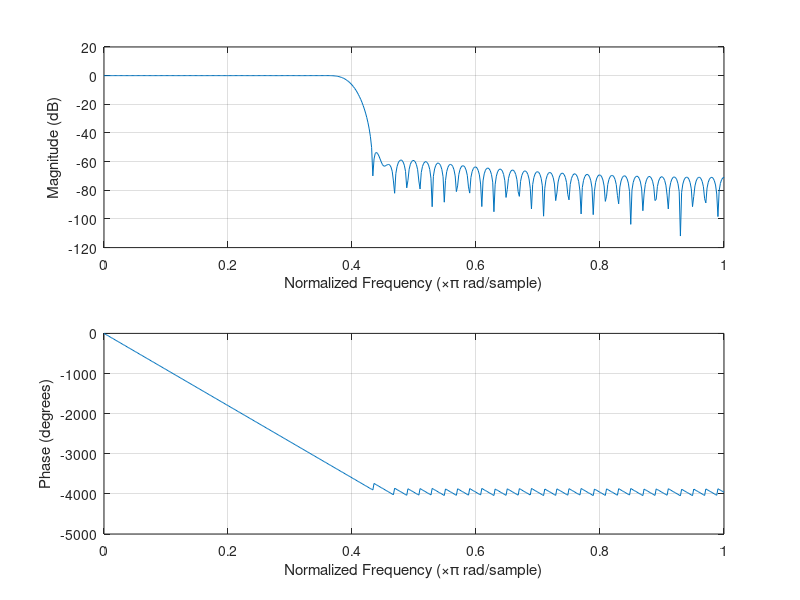

Reproduce this figure in MATLAB.

fs = 1000; 
t = 0:1/fs:1;  
f = 50; 
x = sin(2*pi*f*t);


% IIR

fc = 200;  % częstotliwość graniczna
[b, a] = butter(3, fc/(fs/2), 'low');  % tworzenie filtru rzędu 3
y_iir = filter(b, a, x);  % filtrowanie sygnału

% FIR

n = 100;  % długość filtru
h = fir1(n, fc/(fs/2), 'low');  % tworzenie filtru fir1
y_fir = filter(h, 1, x);  % filtrowanie sygnału


figure;

subplot(2,1,1);

freqz(b, a);
title('Charakterystyka częstotliwościowa filtru IIR');

subplot(2,1,2);

title('Charakterystyka częstotliwościowa filtru FIR');
freqz(h, 1);


